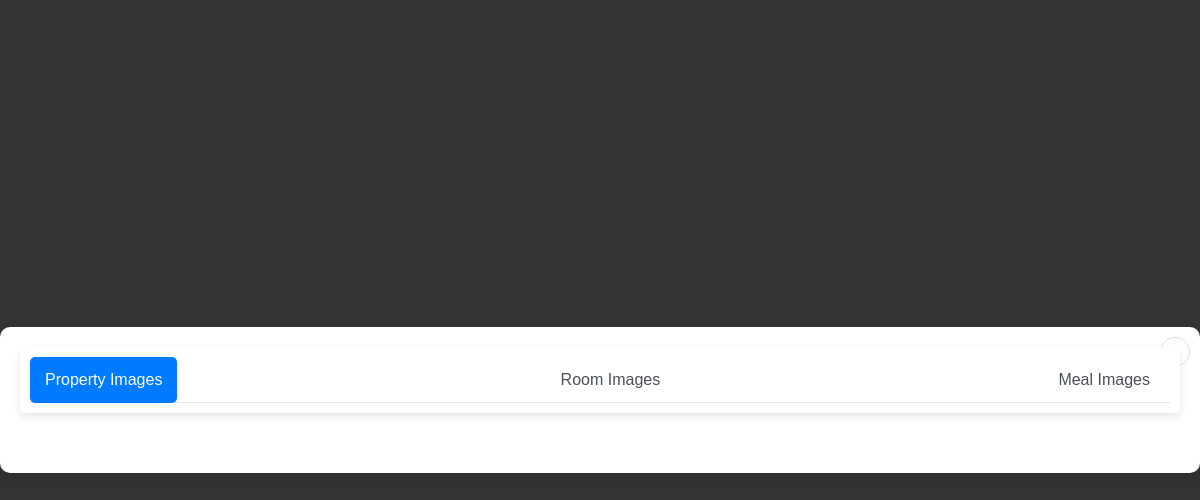
The app's page /gallery/3, older data.
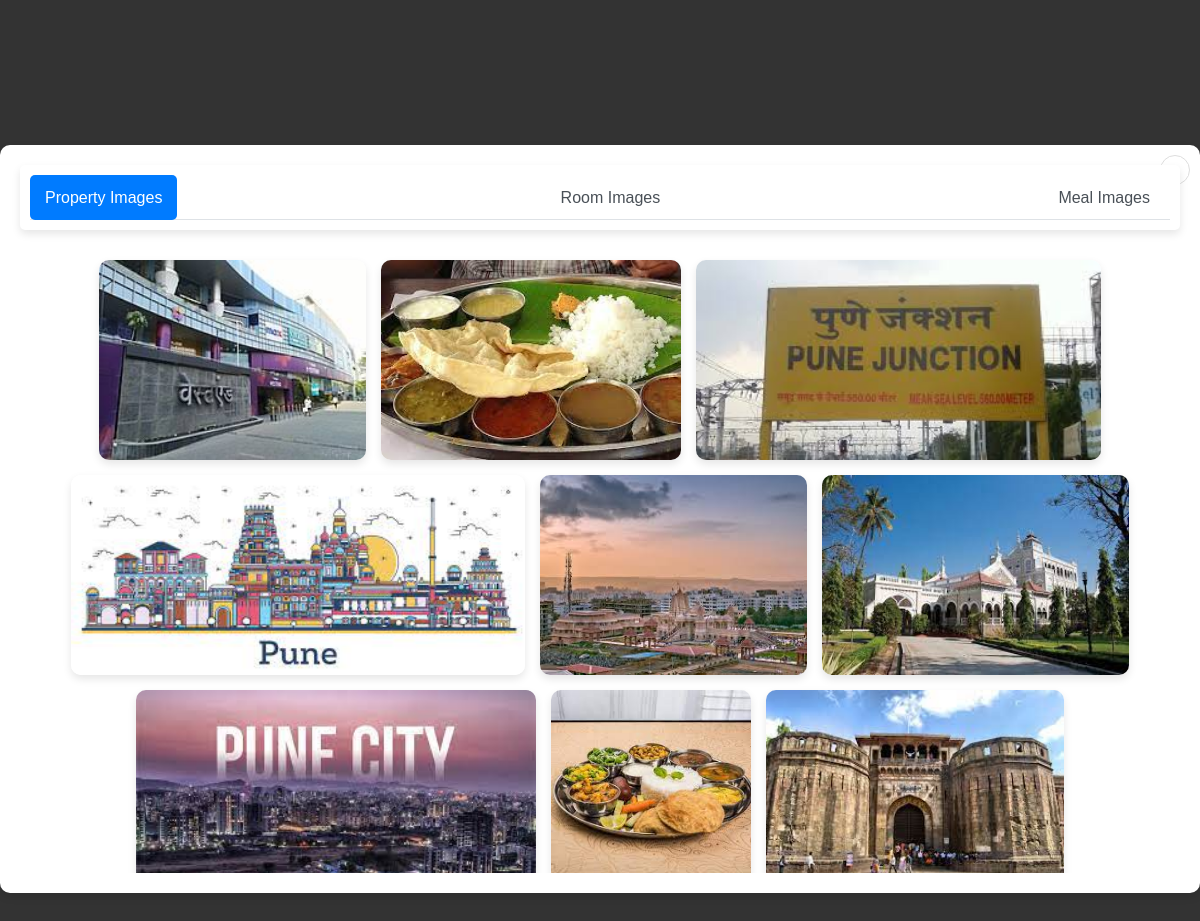
The same page, newer data.
### models.py (models this page shows)
class PropertyImage(db.Model):
    id = db.Column(db.Integer, primary_key=True)
    property_id = db.Column(db.Integer, db.ForeignKey('property.id'), nullable=False)
    image_file = db.Column(db.String(100), nullable=False)

### app.py (the view)
@app.route('/gallery/<int:property_id>')
def gallery(property_id):
    property = Property.query.get_or_404(property_id)
    return render_template('gallery.html', property=property)

### templates/gallery.html (shortened to what this page needs)
<!doctype html>
<html lang="en">
<head>
    <link rel="stylesheet" href="https://maxcdn.bootstrapcdn.com/bootstrap/4.5.2/css/bootstrap.min.css">
    <link rel="stylesheet" href="https://cdnjs.cloudflare.com/ajax/libs/font-awesome/5.15.4/css/all.min.css">
</head>
<body>
    <div class="container">
        <div class="close-button" onclick="closeGallery()">&times;</div>
        <div class="nav-tabs-custom">
            <ul class="nav nav-tabs d-flex justify-content-between" id="galleryTab" role="tablist">
                <li class="nav-item">
                    <a class="nav-link active" data-toggle="tab" href="#property-images" role="tab">Property Images</a>
                </li>
                <li class="nav-item">
                    <a class="nav-link" data-toggle="tab" href="#room-images" role="tab">Room Images</a>
                </li>
                <li class="nav-item">
                    <a class="nav-link" data-toggle="tab" href="#meal-images" role="tab">Meal Images</a>
                </li>
            </ul>
        </div>
        <div class="tab-content">
            <div class="tab-pane fade show active" id="property-images" role="tabpanel">
                <div class="image-gallery">
                    {% for image in property.images %}
                        <img src="{{ url_for('static', filename='uploads/' ~ image.image_file) }}" alt="Property Image" onclick="showFullSizeImage(this)">
                    {% endfor %}
                </div>
            </div>
        </div>
    </div>
</body>
</html>

### templates/gallery.html (style rules this page uses)
body { font-family: 'Arial', sans-serif; color: #333; line-height: 1.6; background-color: rgba(0, 0, 0, 0.8); height: 100vh; overflow: hidden; display: flex; align-items: center; justify-content: center; }
.container { max-width: 1200px; width: 100%; background: #fff; border-radius: 10px; padding: 20px; box-shadow: 0 4px 8px rgba(0, 0, 0, 0.1); position: relative; overflow: hidden; }
.close-button { position: absolute; top: 10px; right: 10px; background: #fff; border: 1px solid #ddd; border-radius: 50%; width: 30px; height: 30px; text-align: center; line-height: 30px; cursor: pointer; transition: background 0.3s; }
.image-gallery { display: flex; flex-wrap: wrap; gap: 15px; justify-content: center; overflow-y: auto; max-height: 60vh; padding: 10px; }
.image-gallery img { border-radius: 10px; object-fit: cover; height: 200px; cursor: pointer; transition: transform 0.3s; box-shadow: 0 4px 8px rgba(0, 0, 0, 0.1); }
.nav-tabs-custom { background-color: #fff; border-radius: 5px; margin-bottom: 20px; padding: 10px; box-shadow: 0 4px 8px rgba(0, 0, 0, 0.1); width: 100%; position: sticky; top: 0; z-index: 1000; }
.nav-tabs-custom .nav-link { color: #495057; border: none; border-radius: 5px; margin-right: 5px; padding: 10px 15px; transition: background-color 0.3s, color 0.3s, transform 0.3s; flex: 1; text-align: center; }
.nav-tabs-custom .nav-link.active { background-color: #007bff; color: #fff; }

Row changes from the older to the newer data that the page shows:
added PropertyImage: image_file (picture)
added PropertyImage: image_file (picture)
added PropertyImage: image_file (picture)
added PropertyImage: image_file (picture)
added PropertyImage: image_file (picture)
added PropertyImage: image_file (picture)
added PropertyImage: image_file (picture)
added PropertyImage: image_file (picture)
added PropertyImage: image_file (picture)
